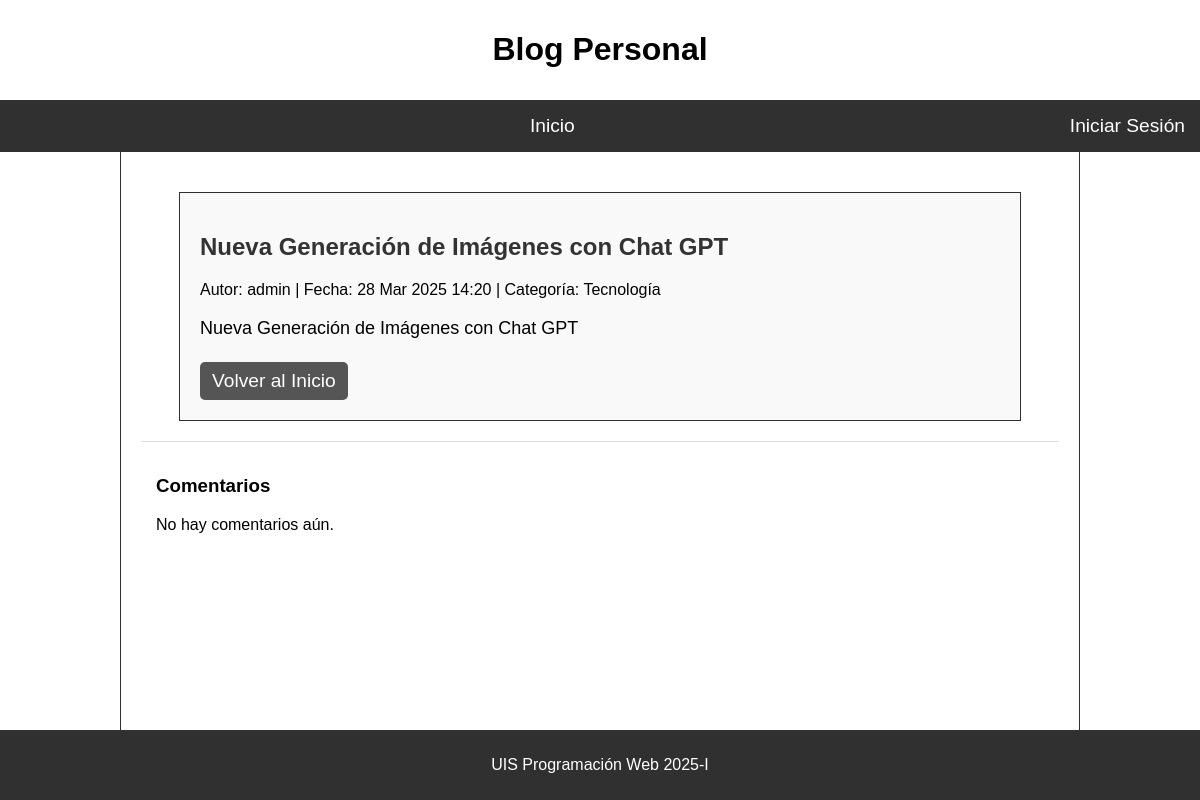
Before: /publicacion/2/ with the older database file.
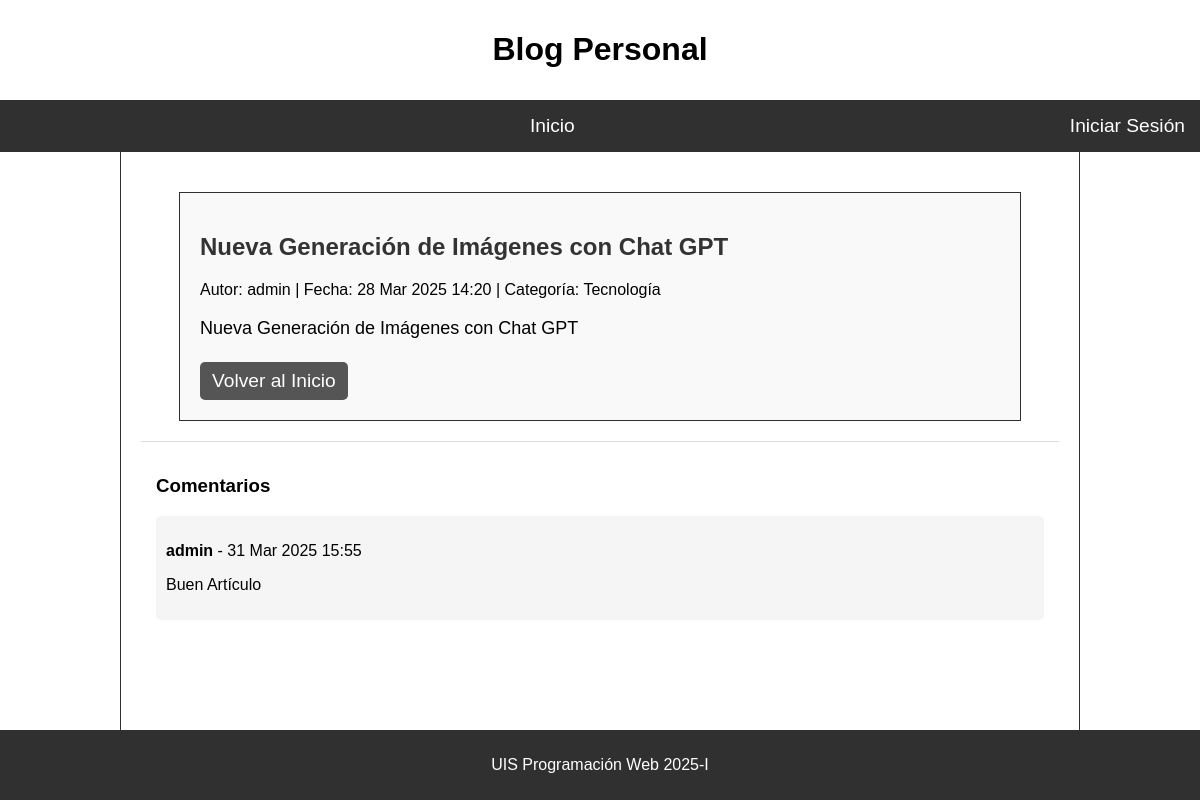
After: the same page with the newer database file.
### post/models.py (models this page shows, shortened)
class Comment(models.Model):
    post = models.ForeignKey(Post, on_delete=models.CASCADE, related_name="comments")
    author = models.ForeignKey(User, on_delete=models.CASCADE)  # Relación con usuario
    content = models.TextField()
    created_at = models.DateTimeField(auto_now_add=True)

### post/views.py (the view, shortened to what this page needs)
# urls.py: path('publicacion/<int:post_id>/', views.detalle_publicacion, name='detalle_publicacion'),
def detalle_publicacion(request, post_id):
    post = get_object_or_404(Post, id=post_id)
    comentarios = post.comments.all().order_by('-created_at')  # Trae todos los comentarios ordenados por fecha
    form = CommentForm()
    return render(request, 'post/detalle_publicacion.html', {
        'post': post,
        'comentarios': comentarios,
        'form': form
    })

### post/templates/post/detalle_publicacion.html (shortened to what this page needs)
{% extends "post/base.html" %}
{% load static %}
{% block extra_head %}
<link rel="stylesheet" href="{% static 'post/css/detalle_publicacion.css' %}">
{% endblock extra_head%}
{% block content %}
<div class="detalle-publicacion">
    <h2 class="post-title">{{ post.title }}</h2>
    <p class="post-meta">
        Autor: {{ post.author.username }} | Fecha: {{ post.created_at|date:"d M Y H:i" }} | Categoría: {{ post.category.name|default:"Sin categoría" }}
    </p>
    <div class="post-content">
        {{ post.content }}
    </div>
    {% if user.is_authenticated %}
        <div class="post-actions">
            <a href="{% url 'publicaciones' %}" class="btn-volver">Volver a Publicaciones</a>
            {% if user == post.author or user.is_superuser %}
                <a href="{% url 'editar_publicacion' post.id %}" class="btn-editar">Editar</a>
                <a href="{% url 'eliminar_publicacion' post.id %}" class="btn-eliminar">Eliminar</a>
            {% endif %}
        </div>
    {% else %}
        <div class="post-actions">
            <a href="{% url 'index' %}" class="btn-volver">Volver al Inicio</a>
        </div>
    {% endif %}
</div>
<div class="comentarios-section">
    <h3>Comentarios</h3>
    {% for comentario in comentarios %}
        <div class="comentario">
            <p><strong>{{ comentario.author.username }}</strong> - {{ comentario.created_at|date:"d M Y H:i" }}</p>
            <p>{{ comentario.content }}</p>
        </div>
    {% empty %}
        <p>No hay comentarios aún.</p>
    {% endfor %}
</div>
{% endblock %}

Changed rows visible on the page:
added Comment: author.username "admin", created_at "31 Mar 2025 15:55", content "Buen Artículo"
Other visible differences:
text no longer shown: "No hay comentarios aún."
